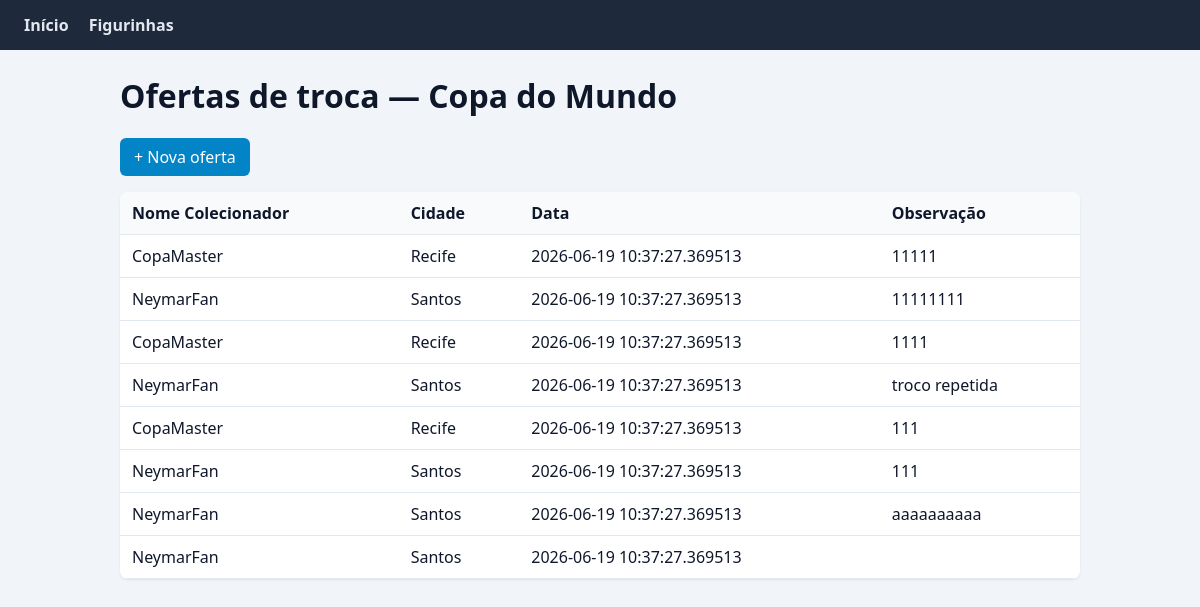
Before: /figurinhas/ with the older database file.
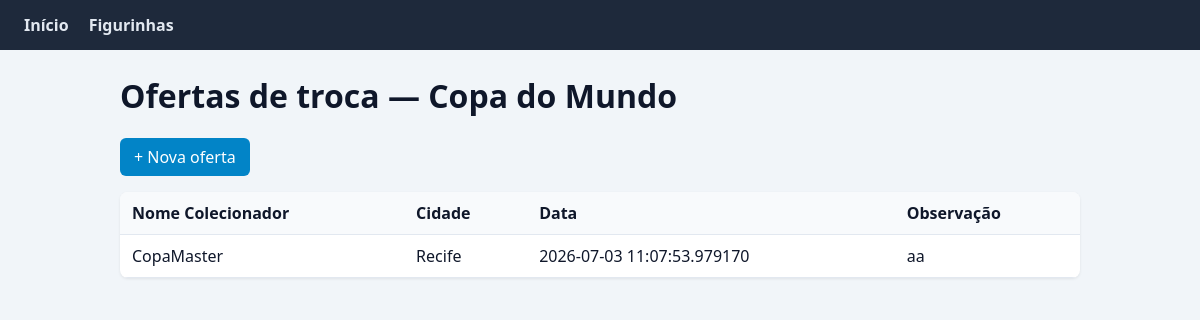
After: the same page with the newer database file.
### models/oferta.py (models this page shows)
class OfertaTroca(ModeloBase):
    __tablename__ = "ofertas_troca"
    colecionador_id = db.Column(db.Integer, db.ForeignKey("colecionadores.id"), nullable=True)
    observacao = db.Column(db.String(255), nullable=True)
    colecionador = db.relationship('Colecionador', back_populates='ofertas')
    itens = db.relationship('ItemOferta', back_populates='oferta')
    @classmethod
    def listar_com_colecionador(cls):
        return cls.query.order_by(cls.data_criacao).all()

### models/colecionador.py (models this page shows, shortened)
class Colecionador(ModeloBase):
    __tablename__ = "colecionadores"
    apelido = db.Column(db.String(60), nullable=False)
    cidade = db.Column(db.String(80), nullable=False)
    ofertas = db.relationship('OfertaTroca', back_populates='colecionador')

### controllers/figurinha_controller.py (the view)
@figurinhas_bp.route("/")
def index():
    ofertas = OfertaTroca.listar_com_colecionador()
    return render_template("lista_ofertas.html", ofertas=ofertas)

### views/templates/lista_ofertas.html (shortened to what this page needs)
{% extends "layout.html" %}
{% block content %}
<h1>Ofertas de troca — Copa do Mundo</h1>
<p><a class="btn" href="{{ url_for('figurinhas.cadastrar_oferta') }}">+ Nova oferta</a></p>
<table>
    <thead>
        <tr>
            <th>Nome Colecionador</th>
            <th>Cidade</th>
            <th>Data</th>
            <th>Observação</th>
        </tr>
    </thead>
    <tbody>
        {% for oferta in ofertas %}
        <tr>
            <td>{{oferta.colecionador.apelido}}</td>
            <td>{{oferta.colecionador.cidade}}</td>
            <td>{{oferta.colecionador.data_criacao}}</td>
            <td>{{oferta.observacao}}</td>
        </tr>
        {% endfor %}
    </tbody>
</table>
{% endblock %}

### views/templates/layout.html (shortened to what this page needs)
<!DOCTYPE html>
<html lang="pt-BR">
<head>
    <link rel="stylesheet" href="{{ url_for('static', filename='css/style.css') }}">
</head>
<body>
    <nav class="nav">
        <a href="{{ url_for('dashboard.index') }}">Início</a>
        <a href="{{ url_for('figurinhas.index') }}">Figurinhas</a>
    </nav>
    <main class="container">
        {% block content %}{% endblock %}
    </main>
</body>
</html>

### views/static/css/style.css (style rules this page uses)
body { font-family: "Segoe UI", Arial, sans-serif; margin: 0; background: #f1f5f9; color: #0f172a; }
.nav { background: #1e293b; padding: 14px 24px; display: flex; gap: 20px; }
.nav a { color: #e2e8f0; text-decoration: none; font-weight: 600; }
.container { max-width: 960px; margin: 24px auto; padding: 0 16px; }
table { width: 100%; border-collapse: collapse; background: #fff; border-radius: 8px; overflow: hidden; box-shadow: 0 1px 3px rgba(0, 0, 0, 0.08); }
th, td { padding: 10px 12px; border-bottom: 1px solid #e2e8f0; text-align: left; }
th { background: #f8fafc; }
.btn { display: inline-block; padding: 8px 14px; background: #0284c7; color: #fff; text-decoration: none; border-radius: 6px; }

Changed rows visible on the page:
removed OfertaTroca: colecionador.apelido "NeymarFan", colecionador.cidade "Santos", colecionador.data_criacao "2026-06-19 10:37:27.369513", observacao "11111111"
removed OfertaTroca: colecionador.apelido "CopaMaster", colecionador.cidade "Recife", colecionador.data_criacao "2026-06-19 10:37:27.369513", observacao "1111"
removed OfertaTroca: colecionador.apelido "NeymarFan", colecionador.cidade "Santos", colecionador.data_criacao "2026-06-19 10:37:27.369513", observacao "troco repetida"
removed OfertaTroca: colecionador.apelido "CopaMaster", colecionador.cidade "Recife", colecionador.data_criacao "2026-06-19 10:37:27.369513", observacao "111"
removed OfertaTroca: colecionador.apelido "NeymarFan", colecionador.cidade "Santos", colecionador.data_criacao "2026-06-19 10:37:27.369513", observacao "111"
removed OfertaTroca: colecionador.apelido "NeymarFan", colecionador.cidade "Santos", colecionador.data_criacao "2026-06-19 10:37:27.369513", observacao "aaaaaaaaaa"
removed OfertaTroca: colecionador.apelido "NeymarFan", colecionador.cidade "Santos", colecionador.data_criacao "2026-06-19 10:37:27.369513"
changed OfertaTroca "CopaMaster": colecionador.data_criacao "2026-06-19 10:37:27.369513" → "2026-07-03 11:07:53.979170"; observacao "11111" → "aa"
